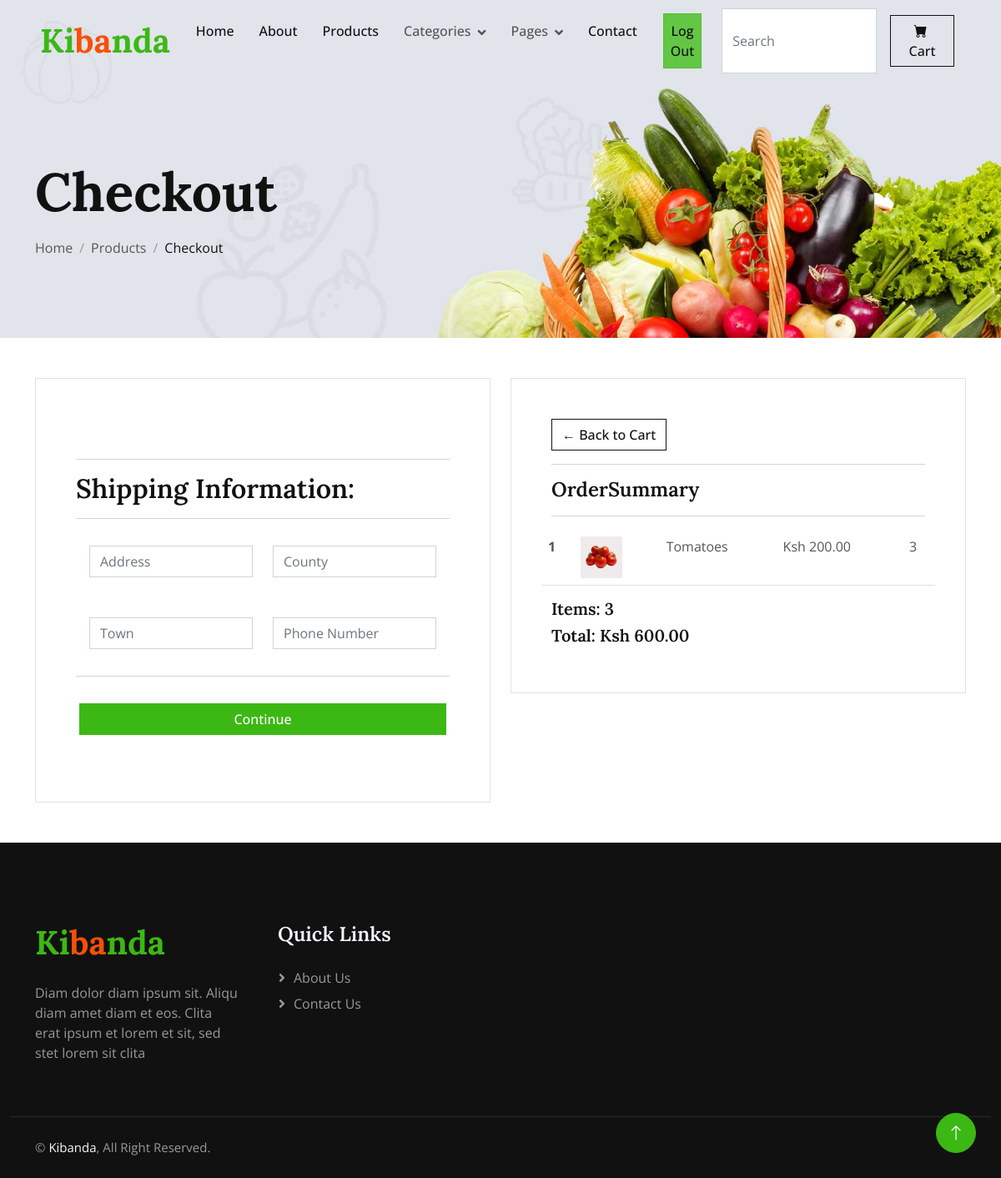
The page /checkout/ (signed in) on the database as committed earlier.
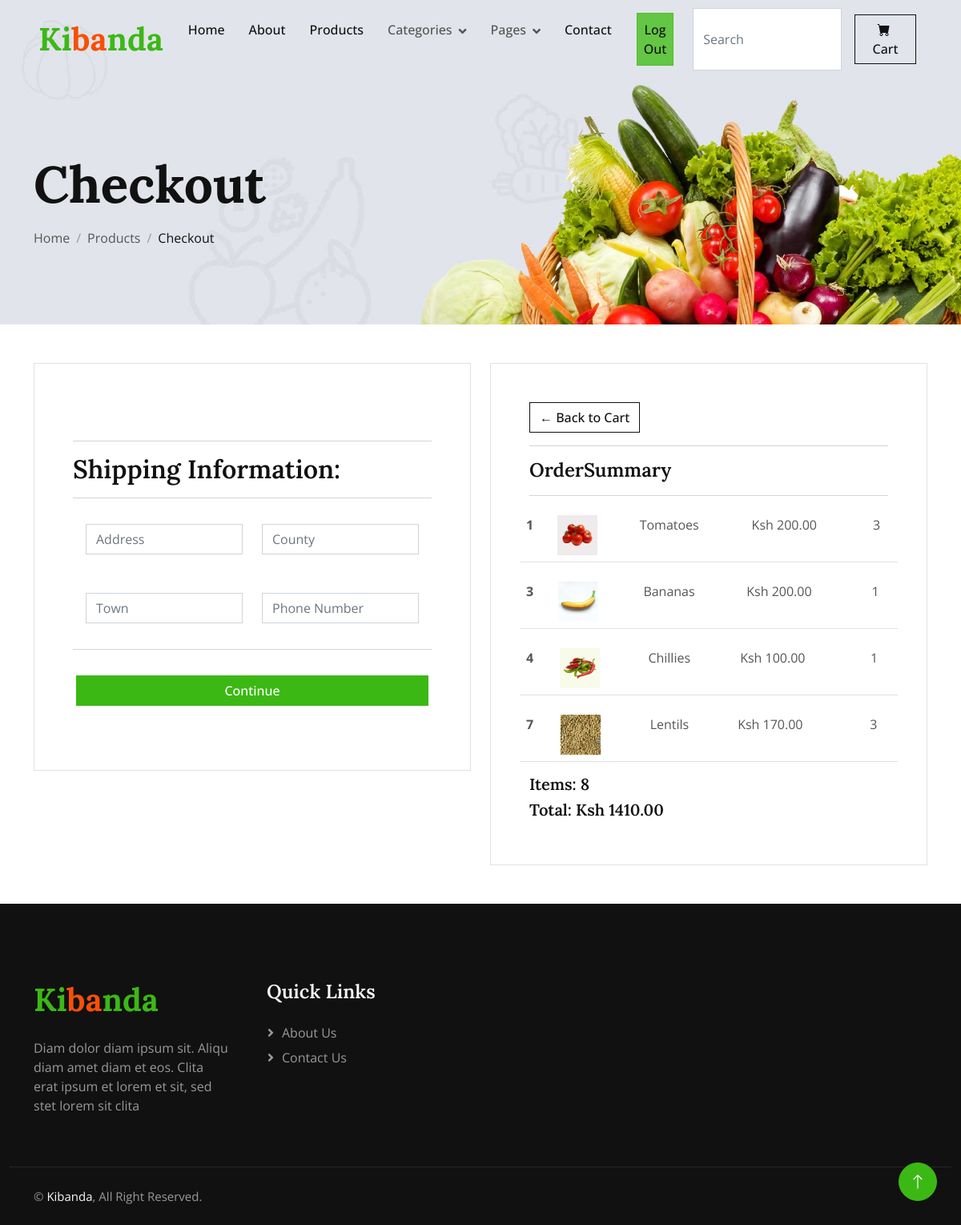
The same page on the database as committed later.
### Store/models.py (models this page shows, shortened)
class OrderItem(models.Model):
    product = models.ForeignKey(Product, on_delete=models.SET_NULL, blank=True, null=True)
    order = models.ForeignKey(Order, on_delete=models.SET_NULL, blank=True, null=True)
    quantity = models.PositiveIntegerField(default=0, null=True, blank=True)
    date_added = models.DateField(default=datetime.datetime.today)
    @property
    def get_total(self):
        total = self.product.price * self.quantity
        return total

class Product(models.Model):
    name = models.CharField(max_length=100)
    price = models.DecimalField(default=0, decimal_places=2, max_digits=6)
    category = models.ForeignKey(Category, on_delete=models.CASCADE, default=1)
    description = models.CharField(max_length=250, default='', blank=True, null=True)
    image = models.ImageField(upload_to='uploads/products', default='uploads/products/product.png')
    is_sale = models.BooleanField(default=False)
    sales_price = models.DecimalField(default=0, decimal_places=2, max_digits=6)

class Order(models.Model):
    customer = models.ForeignKey(Customer, on_delete=models.SET_NULL,blank=True, null=True)
    complete = models.BooleanField(default=False)
    date_ordered = models.DateField(default=datetime.datetime.today)
    transaction_id = models.CharField(max_length=100, null=True)
    @property
    def shipping(self):
        shipping = True
        return shipping
    @property
    def get_cart_total(self):
        orderitems = self.orderitem_set.all()
        total = sum([item.get_total for item in orderitems])
        return total
    @property
    def get_cart_items(self):
        orderitems = self.orderitem_set.all()
        total = sum([item.quantity for item in orderitems])
        return total

### Store/views.py (the view)
# urls.py: path('checkout/', views.checkout, name="checkout"),
def checkout(request):
    if request.user.is_authenticated:
        customer = request.user.customer
        order, created = Order.objects.get_or_create(customer=customer, complete=False)
        items = order.orderitem_set.all()
    else:
        items = []
        order = {'get_cart_total': 0, 'get_cart_items': 0, 'shipping':False}
    context = {'items': items, 'order': order}
    return render(request, 'checkout.html',context)

### Store/templates/checkout.html (shortened to what this page needs)
{% extends "layout.html" %}
{% load static %}
{% block body %}
    <div class="container-fluid page-header mb-5 wow fadeIn" data-wow-delay="0.1s">
        <div class="container">
            <h1 class="display-3 mb-3 animated slideInDown">Checkout</h1>
            <nav aria-label="breadcrumb animated slideInDown">
                <ol class="breadcrumb mb-0">
                    <li class="breadcrumb-item"><a class="text-body" href="{% url 'Store:home' %}">Home</a></li>
                    <li class="breadcrumb-item"><a class="text-body" href="{% url 'Store:products' %}">Products</a></li>
                    <li class="breadcrumb-item text-dark active" aria-current="page">Checkout</li>
                </ol>
            </nav>
        </div>
    </div>
   <div class="container">
   <div class="row">
       <div class="col-lg-6">
           <div class="p-3 p-lg-5 border bg-white">
               <div id="form-wrapper">
                   <form id="form" action="">
                       <div class=" row p-3 mb-3" id="user-info">
                       </div>
                       <hr>
                       <div id="shipping-info">
                             <h2>Shipping Information:</h2>
                               <hr>
                               <div class=" row p-3 mb-3">
                                      <div class="col-md-6">
                                        <input type="text" class="form-control"  name="address" placeholder="Address">
                                      </div>
                                     <div class="col-md-6">
                                        <input type="text" class="form-control"  name="county" placeholder="County" required>
                                      </div>
                               </div>
                               <div class=" row p-3 mb-3">
                                      <div class="col-md-6">
                                        <input type="text" class="form-control"  name="town" placeholder="Town">
                                      </div>
                                     <div class="col-md-6">
                                        <input type="text" class="form-control"  name="ship_phone" placeholder="Phone Number" required>
                                      </div>
                               </div>
                       </div>
                        <hr>
                        <div class="row p-3  mb-3">
                          <input id="form-button" type="submit" class="btn btn-primary form-btn" value="Continue">
                        </div>
                   </form>
               </div>
           </div>
       </div>
       <div class="col-lg-6">
           <div class="p-3 p-lg-5 border bg-white">
               <div>
                  <a href="{% url 'Store:cart' %}" class="btn btn-outline-dark" >&#x2190; Back to Cart</a>
                   <hr>
                  <h4>OrderSummary</h4>
                  <hr>
               </div>
                {%for item in items %}
               <div class="row">
                   <table class="table">
                       <tr>
                          <th scope="row">{{ item.id }}</th>
                          <td><img class="img-fluid" src="http://127.0.0.1:8000/media/{{ item.product.image }}" width="50" height="30" alt=""> </td>
                          <td>{{ item.product.name }}</td>
                          <td>Ksh {{ item.product.price }}</td>
                          <td> {{ item.quantity }}</td>
                      </tr>
                   </table>
               </div>
               {% endfor %}
               <h5>Items: {{ order.get_cart_items }}</h5>
               <h5>Total: Ksh {{ order.get_cart_total }}</h5>
           </div>
       </div>
   </div>
   </div>
{% endblock %}

Rows that differ between the two databases and show on the page:
added OrderItem: id "3", product.image (picture), product.name "Bananas", product.price "200.00", quantity "1"
added OrderItem: id "4", product.image (picture), product.name "Chillies", product.price "100.00", quantity "1"
added OrderItem: id "7", product.image (picture), product.name "Lentils", product.price "170.00", quantity "3"
changed Order: get_cart_items "3" → "8"; get_cart_total "600.00" → "1410.00"
